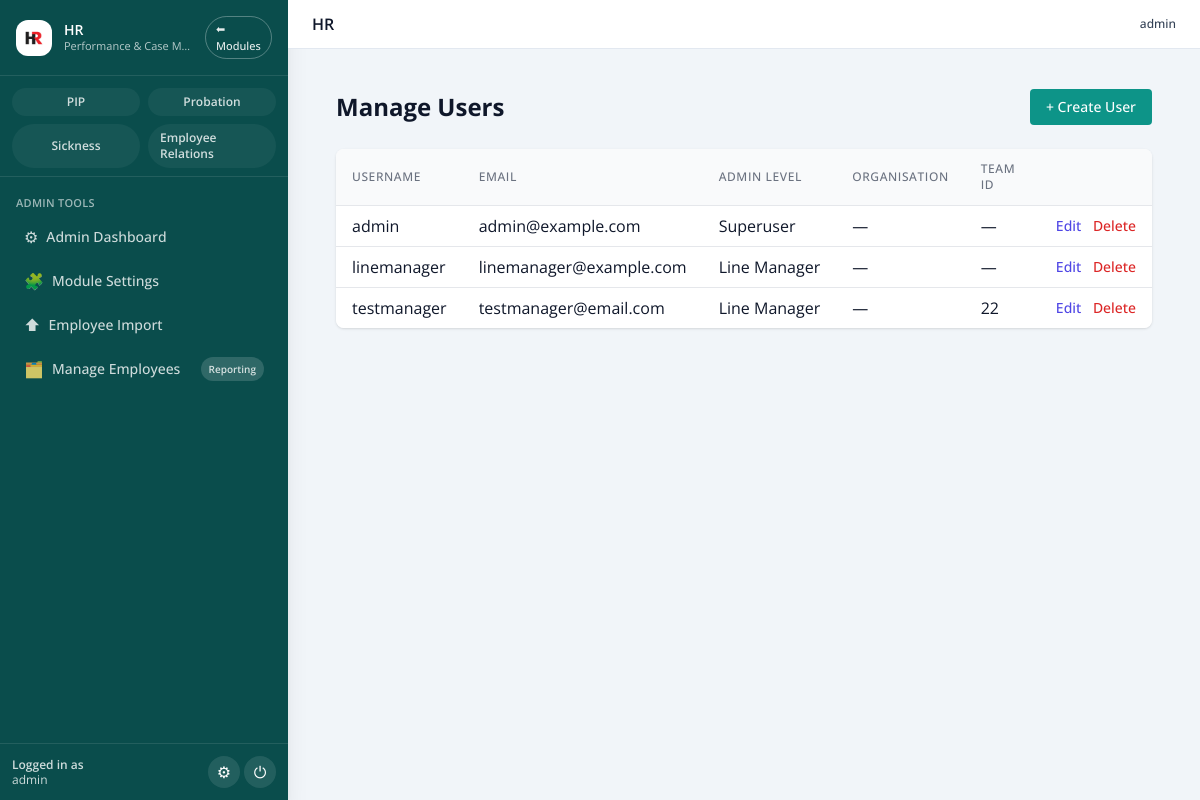
Before: /admin/users (signed in) with the older database file.
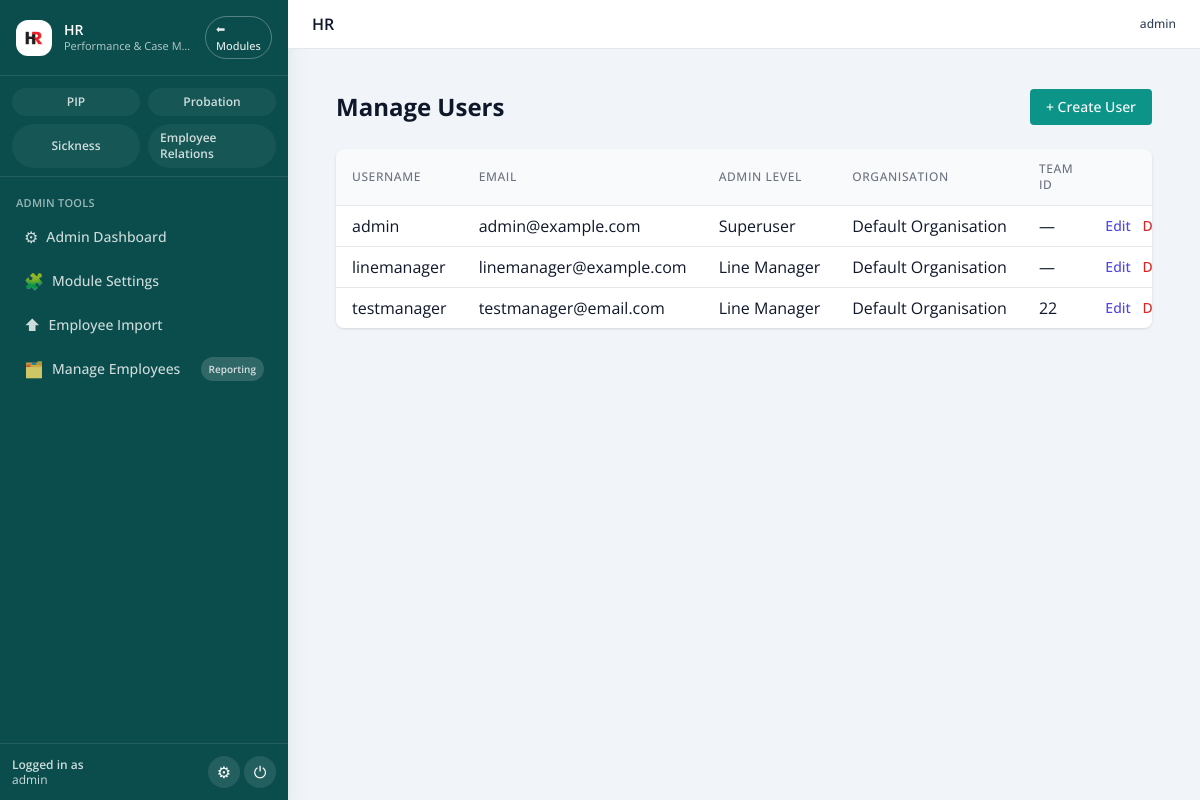
After: the same page with the newer database file.
### pip_app/models.py (models this page shows, shortened)
class User(db.Model, UserMixin):
    id = db.Column(db.Integer, primary_key=True)
    username = db.Column(db.String(80), unique=True, nullable=False)
    email = db.Column(db.String(120), unique=True, nullable=False)
    password_hash = db.Column(db.String(200), nullable=False)
    admin_level = db.Column(db.Integer, default=0)  # 0 = line mgr, 1 = admin, 2 = superuser
    team_id = db.Column(db.Integer, nullable=True)
    organisation_id = db.Column(
        db.Integer,
        db.ForeignKey("organisations.id"),
        nullable=True,
        index=True,
    )
    organisation = db.relationship(
        "Organisation",
        backref=db.backref("users", lazy=True),
    )
    def is_superuser(self):
        return self.admin_level == 2

class Organisation(db.Model):
    __tablename__ = "organisations"
    id = db.Column(db.Integer, primary_key=True)
    name = db.Column(db.String(255), nullable=False, default="Default Organisation")
    created_at = db.Column(db.DateTime, default=datetime.utcnow, nullable=False)

### old files/app - 050226.py (the view)
@app.route('/admin/users')
@login_required
def manage_users():
    if not current_user.is_superuser():
        flash('Access denied.', 'danger')
        return redirect(url_for('dashboard'))
    users = User.query.all()
    return render_template('admin_users.html', users=users)

### old files/app - 050226.py (called while the page is built)
@login_manager.user_loader
def load_user(user_id):
    return db.session.get(User, int(user_id))

@app.context_processor
def inject_module():
    return dict(active_module=session.get('active_module'))

@app.context_processor
def inject_csrf_token():
    return dict(csrf_token=generate_csrf)

@app.before_request
def set_active_module():
    path = (request.path or "").lower()
    if path.startswith('/pip/') or path.startswith('/employee/') or path in (
        '/dashboard', '/pip_list', '/employee/list', '/employee/add', '/pip/select-employee'
    ):
        session['active_module'] = 'PIP'
    elif path.startswith('/probation/'):
        session['active_module'] = 'Probation'
    elif path == '/':
        session.pop('active_module', None)

### templates/admin_users.html (shortened to what this page needs)
{% extends "base.html" %}
{% block content %}
<div class="p-6">
  <div class="flex items-center justify-between mb-6">
    <h1 class="text-2xl font-bold">Manage Users</h1>
    <a href="{{ url_for('create_user') }}" class="inline-flex items-center px-4 py-2 bg-teal-600 text-white text-sm font-medium rounded hover:bg-teal-700">
      + Create User
    </a>
  </div>
  <div class="overflow-x-auto bg-white shadow rounded-lg">
    <table class="min-w-full divide-y divide-gray-200">
      <thead class="bg-gray-50">
        <tr>
          <th class="px-4 py-3 text-left text-xs font-medium text-gray-500 uppercase tracking-wider">Username</th>
          <th class="px-4 py-3 text-left text-xs font-medium text-gray-500 uppercase tracking-wider">Email</th>
          <th class="px-4 py-3 text-left text-xs font-medium text-gray-500 uppercase tracking-wider">Admin Level</th>
          <th class="px-4 py-3 text-left text-xs font-medium text-gray-500 uppercase tracking-wider">Organisation</th>
          <th class="px-4 py-3 text-left text-xs font-medium text-gray-500 uppercase tracking-wider">Team ID</th>
          <th class="px-4 py-3"></th>
        </tr>
      </thead>
      <tbody class="bg-white divide-y divide-gray-200">
        {% for user in users %}
        <tr>
          <td class="px-4 py-2 whitespace-nowrap">{{ user.username }}</td>
          <td class="px-4 py-2 whitespace-nowrap">{{ user.email }}</td>
          <td class="px-4 py-2 whitespace-nowrap">
            {% if user.admin_level == 2 %}
              Superuser
            {% elif user.admin_level == 1 %}
              Admin
            {% else %}
              Line Manager
            {% endif %}
          </td>
          <td class="px-4 py-2 whitespace-nowrap">
            {% if user.organisation %}
              {{ user.organisation.name }}
            {% else %}
              —
            {% endif %}
          </td>
          <td class="px-4 py-2 whitespace-nowrap">{{ user.team_id or '—' }}</td>
          <td class="px-4 py-2 whitespace-nowrap text-right text-sm font-medium">
            <a href="{{ url_for('edit_user', user_id=user.id) }}" class="text-indigo-600 hover:text-indigo-900 mr-2">Edit</a>
            <form method="POST" action="{{ url_for('delete_user', user_id=user.id) }}" class="inline" onsubmit="return confirm('Are you sure you want to delete this user?');">
              <button type="submit" class="text-red-600 hover:text-red-800">Delete</button>
            </form>
          </td>
        </tr>
        {% endfor %}
      </tbody>
    </table>
  </div>
</div>
{% endblock %}

### templates/base.html (shortened to what the changed rows need)
<!doctype html>
<html lang="en">
<head>
  <script src="https://cdn.tailwindcss.com"></script>
  <link rel="stylesheet" href="{{ url_for('static', filename='css/tokens.css') }}">
  <link rel="stylesheet" href="{{ url_for('static', filename='css/ui.css') }}">
</head>
<body class="bg-slate-100 text-slate-900">
{% set is_logged_in = current_user.is_authenticated if current_user is defined else False %}
{% set current_endpoint = request.endpoint or '' %}
{% set active_module = (active_module|default(None)) or session.get('active_module') %}
{% set enabled_modules = enabled_modules|default({}) %}
{% set layout = (layout|default('')) %}
{% set hide_sidebar = ((hide_sidebar if hide_sidebar is defined else False) or (not is_logged_in) or (layout == 'fullscreen')) %}
<div class="min-h-screen flex bg-slate-100">
  {% if is_logged_in and not hide_sidebar %}
    <aside class="flex flex-col w-72 bg-[#0a4d4c] text-white shadow-xl">
      <div class="px-4 py-4 border-b border-white/10 flex items-center justify-between gap-3">
        <div class="flex items-center gap-3 min-w-0">
          <div class="h-9 w-9 rounded-xl bg-white flex items-center justify-center shrink-0">
            <img src="{{ url_for('static', filename='images/logo.avif') }}"
                 alt="HR" class="h-8 w-8 rounded-lg object-cover">
          </div>
          <div class="min-w-0">
            <div class="text-sm font-semibold leading-tight truncate">HR</div>
            <div class="text-[11px] text-white/70 truncate">Performance &amp; Case Management</div>
          </div>
        </div>
        <a href="{{ url_for('main.home') }}"
           class="inline-flex items-center justify-center rounded-full border border-white/30 px-2.5 py-1 text-[11px] font-medium text-white/90 hover:bg-white/10">
          ⬅ Modules
        </a>
      </div>
      <div class="px-3 pt-3 pb-2 border-b border-white/10">
        <div class="grid grid-cols-2 gap-2">
          {% if enabled_modules.get('pip', True) %}
          <a href="{{ url_for('dashboard') }}"
             class="inline-flex items-center justify-center gap-1.5 rounded-full px-3 py-1.5 text-[11px] font-semibold
                    {% if active_module == 'PIP' %}
                      bg-white text-[#0a4d4c]
                    {% else %}
                      bg-white/5 text-white/80 hover:bg-white/10
                    {% endif %}">
            <span class="text-xs">PIP</span>
          </a>
          {% endif %}
          {% if enabled_modules.get('probation', True) %}
          <a href="{{ url_for('probation_dashboard') }}"
             class="inline-flex items-center justify-center gap-1.5 rounded-full px-3 py-1.5 text-[11px] font-semibold
                    {% if active_module == 'Probation' %}
                      bg-white text-[#0a4d4c]
                    {% else %}
                      bg-white/5 text-white/80 hover:bg-white/10
                    {% endif %}">
            <span class="text-xs">Probation</span>
          </a>
          {% endif %}
          {% if enabled_modules.get('sickness', True) %}
          <a href="{{ url_for('sickness_dashboard') }}"
             class="inline-flex items-center justify-center gap-1.5 rounded-full px-3 py-1.5 text-[11px] font-semibold
                    {% if active_module == 'Sickness' %}
                      bg-white text-[#0a4d4c]
                    {% else %}
                      bg-white/5 text-white/80 hover:bg-white/10
                    {% endif %}">
            <span class="text-xs">Sickness</span>
          </a>
          {% endif %}
          {% if current_user.is_superuser() and enabled_modules.get('employee_relations', True) %}
          <a href="{{ url_for('employee_relations.dashboard') }}"
             class="inline-flex items-center justify-center gap-1.5 rounded-full px-3 py-1.5 text-[11px] font-semibold
                    {% if active_module == 'Employee Relations' %}
                      bg-white text-[#0a4d4c]
                    {% else %}
                      bg-white/5 text-white/80 hover:bg-white/10
                    {% endif %}">
            <span class="text-xs">Employee Relations</span>
          </a>
          {% endif %}
        </div>
      </div>
      <nav class="flex-1 overflow-y-auto px-3 py-4 space-y-6 text-sm">
        {% if current_user.is_superuser() %}
          <div>
            <div class="px-1 text-[11px] font-semibold uppercase tracking-wide text-white/60 mb-1">
              Admin Tools
            </div>
            <ul class="space-y-1">
              <li>
                <a href="{{ url_for('admin_dashboard') }}"
                   class="flex items-center gap-2 rounded-xl px-3 py-2
                          {% if current_endpoint == 'admin_dashboard' %}
                            bg-white text-[#0a4d4c]
                          {% else %}
                            text-white/80 hover:bg-white/10
                          {% endif %}">
                  <span class="text-base">⚙</span>
                  <span class="text-sm font-medium">Admin Dashboard</span>
                </a>
              </li>
              <li>
                <a href="{{ url_for('admin.admin_module_settings') }}"
                   class="flex items-center gap-2 rounded-xl px-3 py-2
                          {% if current_endpoint == 'admin.admin_module_settings' %}
                            bg-white text-[#0a4d4c]
                          {% else %}
                            text-white/80 hover:bg-white/10
                          {% endif %}">
                  <span class="text-base">🧩</span>
                  <span class="text-sm font-medium">Module Settings</span>
                </a>
              </li>
              <li>
                <a href="{{ url_for('employee_import') }}"
                   class="flex items-center gap-2 rounded-xl px-3 py-2
                          {% if current_endpoint == 'employee_import' %}
                            bg-white text-[#0a4d4c]
                          {% else %}
                            text-white/80 hover:bg-white/10
                          {% endif %}">
                  <span class="text-base">⬆</span>
                  <span class="text-sm font-medium">Employee Import</span>
                </a>
              </li>
              <li>
                <a href="{{ url_for('manage_employee.index') }}"
                   class="flex items-center justify-between gap-2 rounded-xl px-3 py-2
                          {% if current_endpoint.startswith('manage_employee.') %}
                            bg-white text-[#0a4d4c]
                          {% else %}
                            text-white/80 hover:bg-white/10
                          {% endif %}">
                  <span class="flex items-center gap-2 min-w-0">
                    <span class="text-base">🗂️</span>
                    <span class="text-sm font-medium">Manage Employees</span>
                  </span>
                  <span class="rounded-full px-2 py-0.5 text-[10px] font-semibold
                               {% if current_endpoint == 'manage_employee.reporting' %}
                                 bg-[#0a4d4c] text-white
                               {% else %}
                                 bg-white/15 text-inherit
                               {% endif %}">
                    Reporting
                  </span>
                </a>
              </li>
            </ul>
          </div>
        {% endif %}
      </nav>
      <div class="px-3 py-3 border-t border-white/10">
        <div class="flex items-center justify-between gap-2">
          <div class="text-xs text-white/80 leading-tight min-w-0">
            <div class="font-semibold">Logged in as</div>
            <div class="truncate">{{ current_user.username }}</div>
          </div>
          <div class="flex items-center gap-1">
            {% if current_user.is_superuser() %}
              <a href="{{ url_for('admin_dashboard') }}"
                 class="inline-flex items-center justify-center rounded-full bg-white/10 hover:bg-white/20 h-8 w-8 text-base"
                 title="Admin Tools">
                ⚙
              </a>
            {% endif %}
            <form action="{{ url_for('auth.logout') }}" method="post">
              <button type="submit"
                      class="inline-flex items-center justify-center rounded-full bg-white/10 hover:bg-white/20 h-8 w-8 text-base"
                      title="Logout">
                ⏻
              </button>
            </form>
          </div>
        </div>
      </div>
    </aside>
  {% endif %}
  <div class="flex-1 flex flex-col min-w-0">
    <header class="w-full border-b border-slate-200 bg-white">
      <div class="px-4 sm:px-6 py-3 flex items-center justify-between gap-3">
        <div class="flex items-center gap-3">
          <div>
            {% block page_title %}
              <h1 class="text-base font-semibold text-slate-900">
                HR
              </h1>
            {% endblock %}
          </div>
        </div>
        {% if is_logged_in %}
          <div class="hidden md:flex items-center gap-4 text-xs text-slate-500">
            <div class="text-right">
              <div class="font-medium text-slate-700">{{ current_user.username }}</div>
            </div>
          </div>
        {% endif %}
      </div>
    </header>
    <main class="flex-1 min-w-0 px-4 sm:px-6 pb-8">
      {% block content %}{% endblock %}
    </main>
  </div>
</div>
</body>
</html>

Changed rows visible on the page:
changed User "admin": organisation.name (not shown) → "Default Organisation"; no longer shows "—"
changed User "linemanager": organisation.name (not shown) → "Default Organisation"; no longer shows "—"
changed User "testmanager": organisation.name (not shown) → "Default Organisation"; no longer shows "—"
